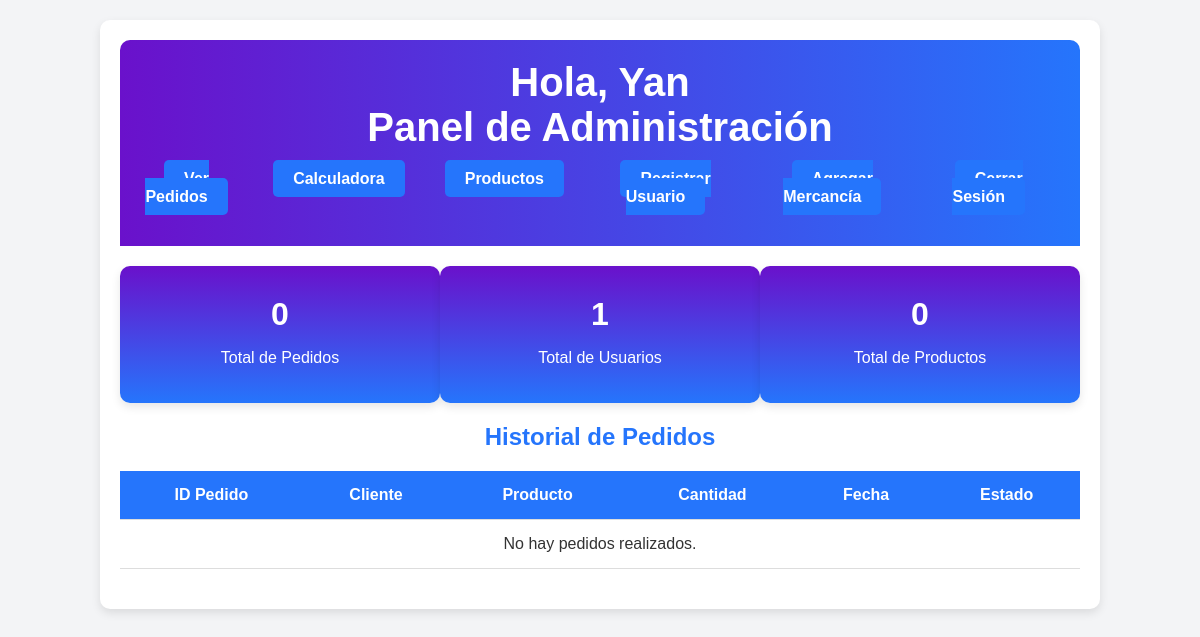
Before: /Admin/admin.php (signed in) with the older database file.
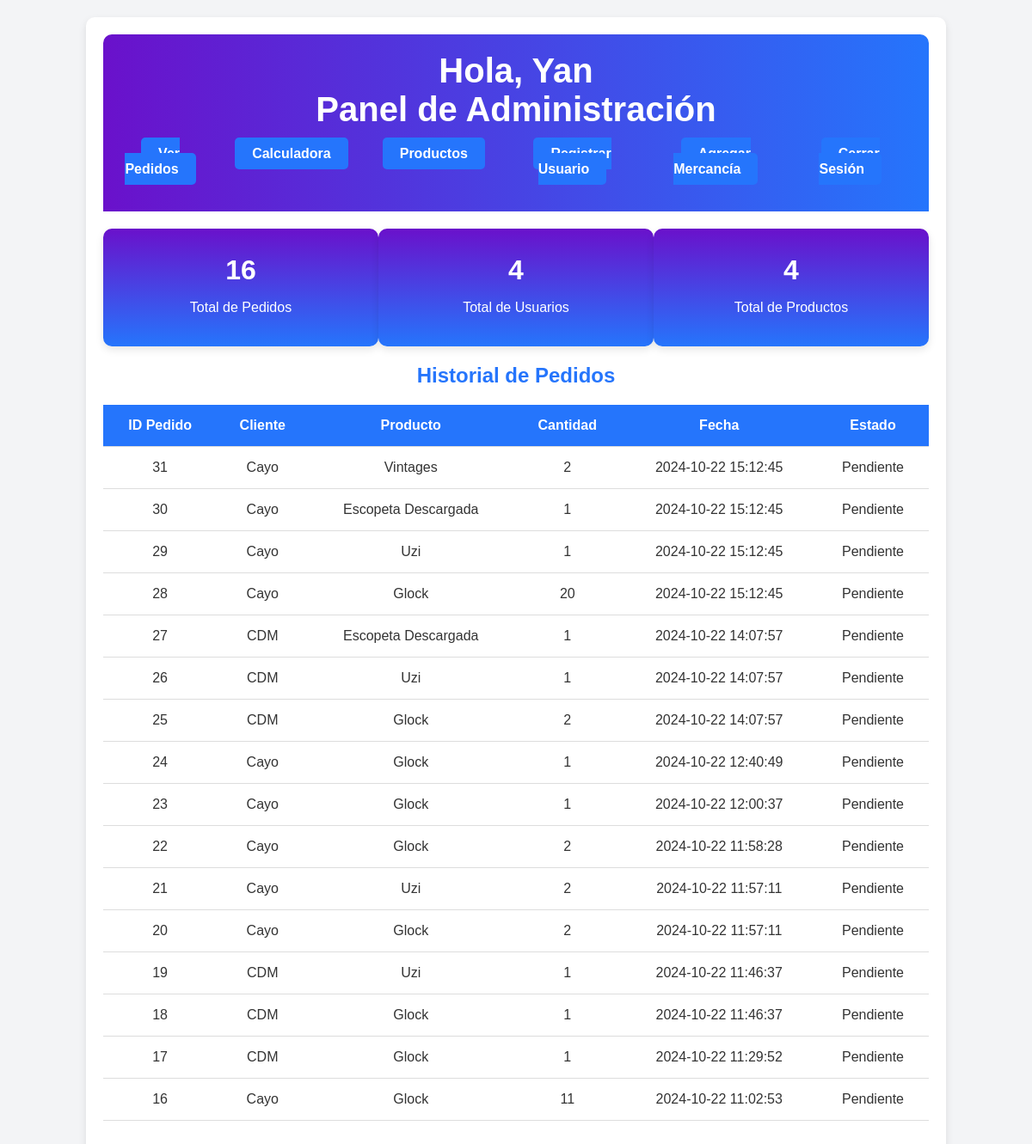
After: the same page with the newer database file.
### tables this page shows
CREATE TABLE `pedidos` (
  `id` int(11) NOT NULL,
  `cliente_id` int(11) NOT NULL,
  `producto_id` int(11) NOT NULL,
  `cantidad` int(11) NOT NULL,
  `fecha_pedido` datetime DEFAULT current_timestamp(),
  `estado` varchar(50) DEFAULT 'Pendiente'
);

CREATE TABLE `usuarios` (
  `id` int(11) NOT NULL,
  `nombre` varchar(100) NOT NULL,
  `email` varchar(100) NOT NULL,
  `username` varchar(50) NOT NULL,
  `password` varchar(255) NOT NULL,
  `role` enum('admin','user') DEFAULT 'user'
);

CREATE TABLE `productos` (
  `id` int(11) NOT NULL,
  `nombre` varchar(100) NOT NULL,
  `descripcion` text DEFAULT NULL,
  `precio` decimal(10,2) NOT NULL,
  `imagen` varchar(255) DEFAULT NULL,
  `stock` int(11) NOT NULL DEFAULT 0,
  `fecha_creacion` timestamp NOT NULL DEFAULT current_timestamp()
);

### Admin/admin.php (the view, shortened to what this page needs)
<?php
include '../conexion.php';
include_once "../Admin/encabezado.php";
?>
<!DOCTYPE html>
<html lang="es">
<head>
    <link rel="stylesheet" href="../Estilos/admin.css">
    <link rel="stylesheet" href="../Estilos/dashboard.css">
</head>
<body>
    <div class="container">
        <header>
        <h1>
    Hola, <?= $_SESSION['username'] ?>
</h1>
                    <h1>Panel de Administración</h1>
            <div class="menu">
                <nav>
                    <ul>
                        <li><a href="../Admin/admin_pedidos.php">Ver Pedidos</a></li>
                        <li><a href="../Admin/cotizar.php">Calculadora</a></li>
                        <li><a href="../Admin/editar_producto.php">Productos</a></li>
                        <li><a href="../Admin/registrar_usuario.php">Registrar Usuario</a></li>
                        <li><a href="../Admin/agregar_producto.php">Agregar Mercancía</a></li>
                        <li><a href="../logout.php">Cerrar Sesión</a></li>
                    </ul>
                </nav>
            </div>
        </header>
        <div class="dashboard-cards">
            <div class="card">
                <h3>
                    <?php
                    $result = $conn->query("SELECT COUNT(*) AS total FROM pedidos");
                    $total_pedidos = $result->fetch_assoc()['total'];
                    echo $total_pedidos;
                    ?>
                </h3>
                <p>Total de Pedidos</p>
            </div>
            <div class="card">
                <h3>
                    <?php
                    $result = $conn->query("SELECT COUNT(*) AS total FROM usuarios");
                    $total_usuarios = $result->fetch_assoc()['total'];
                    echo $total_usuarios;
                    ?>
                </h3>
                <p>Total de Usuarios</p>
            </div>
            <div class="card">
                <h3>
                    <?php
                    $result = $conn->query("SELECT COUNT(*) AS total FROM productos");
                    $total_productos = $result->fetch_assoc()['total'];
                    echo $total_productos;
                    ?>
                </h3>
                <p>Total de Productos</p>
            </div>
        </div>
        <h2>Historial de Pedidos</h2>
        <table>
            <thead>
                <tr>
                    <th>ID Pedido</th>
                    <th>Cliente</th>
                    <th>Producto</th>
                    <th>Cantidad</th>
                    <th>Fecha</th>
                    <th>Estado</th>
                </tr>
            </thead>
            <tbody>
                <?php
                $sql = "SELECT p.id, u.nombre AS cliente, pr.nombre AS producto, p.cantidad, p.fecha_pedido, p.estado
                        FROM pedidos p
                        JOIN usuarios u ON p.cliente_id = u.id
                        JOIN productos pr ON p.producto_id = pr.id
                        ORDER BY p.fecha_pedido DESC";
                $result = $conn->query($sql);
                if ($result->num_rows > 0) {
                    while ($row = $result->fetch_assoc()) {
                        echo '
                        <tr>
                            <td>' . $row['id'] . '</td>
                            <td>' . $row['cliente'] . '</td>
                            <td>' . $row['producto'] . '</td>
                            <td>' . $row['cantidad'] . '</td>
                            <td>' . $row['fecha_pedido'] . '</td>
                            <td>' . $row['estado'] . '</td>
                        </tr>';
                    }
                } else {
                    echo '<tr><td colspan="6">No hay pedidos realizados.</td></tr>';
                }
                ?>
            </tbody>
        </table>
    </div>
</body>
</html>

Changed rows visible on the page:
added pedidos: id "31", cliente.nombre "Cayo", producto.nombre "Vintages", cantidad "2", fecha_pedido "2024-10-22 15:12:45", estado "Pendiente"
added pedidos: id "30", cliente.nombre "Cayo", producto.nombre "Escopeta Descargada", cantidad "1", fecha_pedido "2024-10-22 15:12:45", estado "Pendiente"
added pedidos: id "29", cliente.nombre "Cayo", producto.nombre "Uzi", cantidad "1", fecha_pedido "2024-10-22 15:12:45", estado "Pendiente"
added pedidos: id "28", cliente.nombre "Cayo", producto.nombre "Glock", cantidad "20", fecha_pedido "2024-10-22 15:12:45", estado "Pendiente"
added pedidos: id "27", cliente.nombre "CDM", producto.nombre "Escopeta Descargada", cantidad "1", fecha_pedido "2024-10-22 14:07:57", estado "Pendiente"
added pedidos: id "26", cliente.nombre "CDM", producto.nombre "Uzi", cantidad "1", fecha_pedido "2024-10-22 14:07:57", estado "Pendiente"
added pedidos: id "25", cliente.nombre "CDM", producto.nombre "Glock", cantidad "2", fecha_pedido "2024-10-22 14:07:57", estado "Pendiente"
added pedidos: id "24", cliente.nombre "Cayo", producto.nombre "Glock", cantidad "1", fecha_pedido "2024-10-22 12:40:49", estado "Pendiente"
added pedidos: id "23", cliente.nombre "Cayo", producto.nombre "Glock", cantidad "1", fecha_pedido "2024-10-22 12:00:37", estado "Pendiente"
added pedidos: id "22", cliente.nombre "Cayo", producto.nombre "Glock", cantidad "2", fecha_pedido "2024-10-22 11:58:28", estado "Pendiente"
added pedidos: id "21", cliente.nombre "Cayo", producto.nombre "Uzi", cantidad "2", fecha_pedido "2024-10-22 11:57:11", estado "Pendiente"
added pedidos: id "20", cliente.nombre "Cayo", producto.nombre "Glock", cantidad "2", fecha_pedido "2024-10-22 11:57:11", estado "Pendiente"
added pedidos: id "19", cliente.nombre "CDM", producto.nombre "Uzi", cantidad "1", fecha_pedido "2024-10-22 11:46:37", estado "Pendiente"
added pedidos: id "18", cliente.nombre "CDM", producto.nombre "Glock", cantidad "1", fecha_pedido "2024-10-22 11:46:37", estado "Pendiente"
added pedidos: id "17", cliente.nombre "CDM", producto.nombre "Glock", cantidad "1", fecha_pedido "2024-10-22 11:29:52", estado "Pendiente"
added pedidos: id "16", cliente.nombre "Cayo", producto.nombre "Glock", cantidad "11", fecha_pedido "2024-10-22 11:02:53", estado "Pendiente"
Other visible differences:
$total_pedidos: "0" → "16"
$total_usuarios: "1" → "4"
$total_productos: "0" → "4"
text no longer shown: "No hay pedidos realizados."
